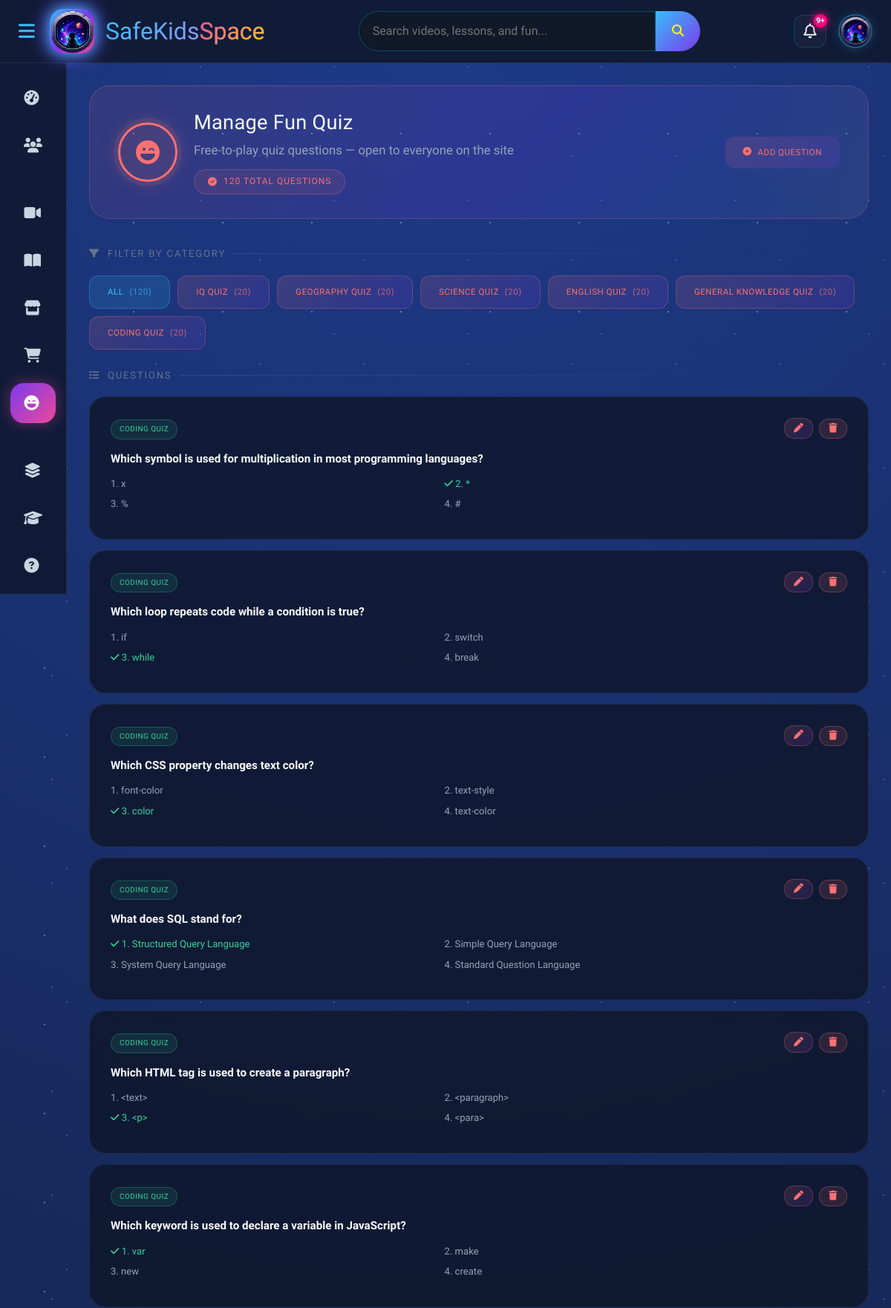
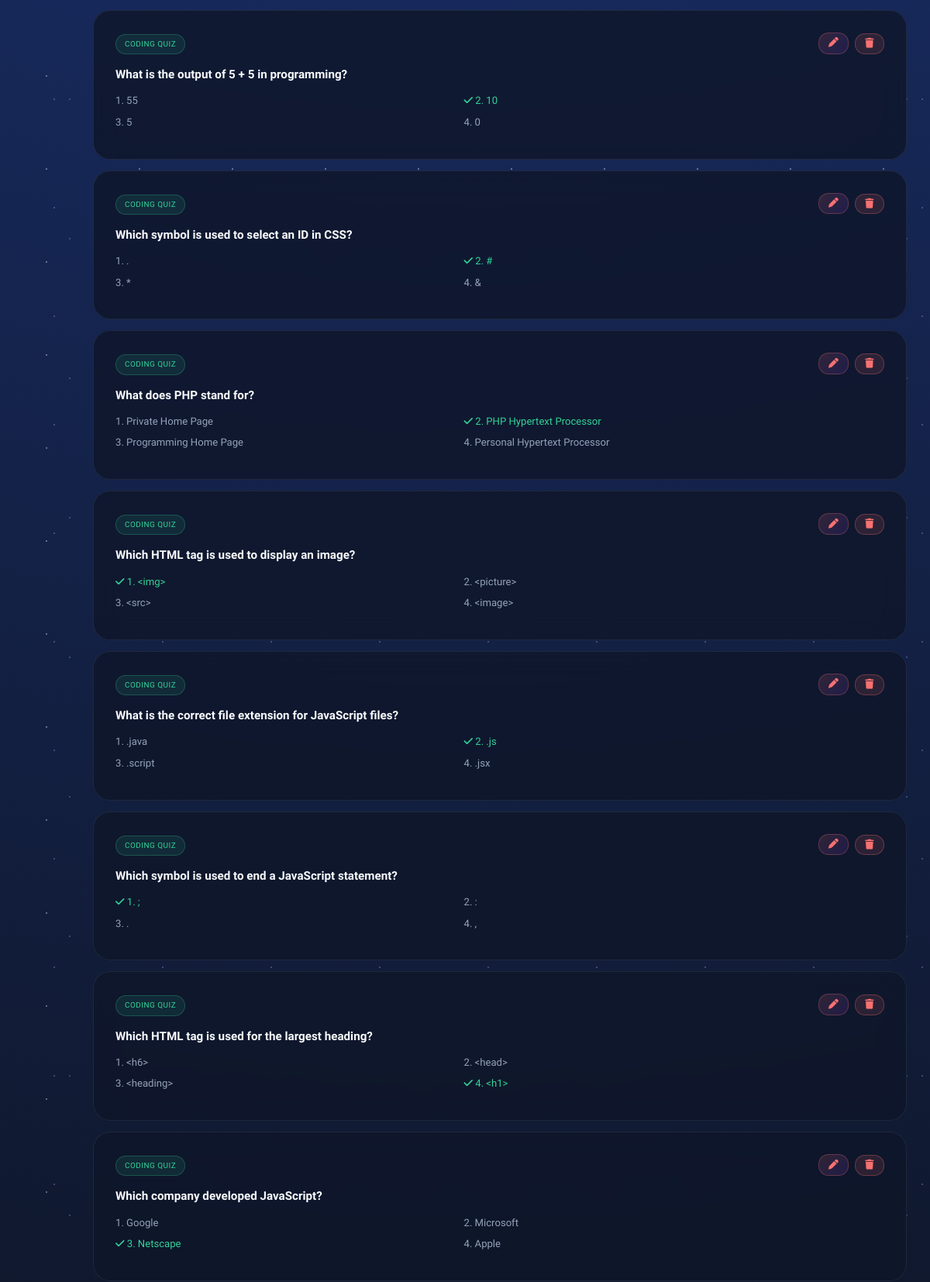
Screenshot of /admin/admin_fun_quiz.php (signed in, upper part) with the database file from the repository (2 pictures, top to bottom).
### tables this page shows
CREATE TABLE `questions` (
  `id` int(11) NOT NULL,
  `question` text NOT NULL,
  `option1` varchar(255) NOT NULL,
  `option2` varchar(255) NOT NULL,
  `option3` varchar(255) NOT NULL,
  `option4` varchar(255) NOT NULL,
  `correct_option` int(11) NOT NULL,
  `hint` text DEFAULT NULL,
  `category` varchar(50) DEFAULT NULL
);

### admin/admin_fun_quiz.php (the view, shortened to what this page needs)
<?php
require_once __DIR__ . '/../includes/db.php';
$fq_categories = [
    'iq'               => 'IQ Quiz',
    'geography'        => 'Geography Quiz',
    'science'          => 'Science Quiz',
    'english'          => 'English Quiz',
    'generalknowledge' => 'General Knowledge Quiz',
    'coding'           => 'Coding Quiz',
];
$selected_category = $_GET['category'] ?? 'all';
try {
    $counts_stmt = $pdo->query("SELECT category, COUNT(*) AS total FROM questions GROUP BY category");
    $category_counts = [];
    foreach ($counts_stmt->fetchAll() as $row) {
        $category_counts[$row['category']] = (int) $row['total'];
    }
} catch (PDOException $e) {
    $category_counts = [];
}
try {
    if ($selected_category === 'all') {
        $all_questions = $pdo->query("SELECT * FROM questions ORDER BY category ASC, id DESC")->fetchAll();
    } else {
        $q_stmt = $pdo->prepare("SELECT * FROM questions WHERE category = ? ORDER BY id DESC");
        $q_stmt->execute([$selected_category]);
        $all_questions = $q_stmt->fetchAll();
    }
} catch (PDOException $e) {
    $all_questions = [];
}
$total_questions = array_sum($category_counts);
?>
<!DOCTYPE html>
<html lang="en">
<head>
    <link href="https://cdn.jsdelivr.net/npm/bootstrap@5.3.3/dist/css/bootstrap.min.css" rel="stylesheet">
    <link rel="stylesheet" href="https://cdnjs.cloudflare.com/ajax/libs/font-awesome/6.5.2/css/all.min.css">
    <link rel="stylesheet" href="../assets/layout.css">
    <link rel="stylesheet" href="../assets/admin.css">
</head>
<body>
<?php include __DIR__ . '/../includes/admin_navbar.php'; ?>
<div class="main-content ad-wrap">
    <div class="ad-hero">
        <div class="ad-hero-left">
            <div class="ad-hero-icon"><i class="fa-solid fa-face-laugh-wink"></i></div>
            <div>
                <h1 class="ad-hero-title">Manage Fun Quiz</h1>
                <p class="ad-hero-sub">Free-to-play quiz questions — open to everyone on the site</p>
                <span class="ad-hero-badge"><i class="fa-solid fa-circle-check"></i> <?= $total_questions ?> Total Questions</span>
            </div>
        </div>
        <div class="ad-hero-right">
            <button type="button" class="ad-back-btn" id="openAddQuestionBtn" style="border:none; cursor:pointer;">
                <i class="fa-solid fa-circle-plus"></i> Add Question
            </button>
        </div>
    </div>
    <p class="ad-section-title"><i class="fa-solid fa-filter"></i> Filter by Category</p>
    <div style="display:flex; flex-wrap:wrap; gap:10px; margin-bottom:24px;">
        <a href="admin_fun_quiz.php" class="ad-back-btn" style="text-decoration:none; <?= $selected_category === 'all' ? 'background:rgba(56,189,248,.15); color:#38bdf8; border-color:rgba(56,189,248,.3);' : '' ?>">
            All <span style="opacity:.7;">(<?= $total_questions ?>)</span>
        </a>
        <?php foreach ($fq_categories as $slug => $label): ?>
            <a href="admin_fun_quiz.php?category=<?= $slug ?>" class="ad-back-btn" style="text-decoration:none; <?= $selected_category === $slug ? 'background:rgba(56,189,248,.15); color:#38bdf8; border-color:rgba(56,189,248,.3);' : '' ?>">
                <?= htmlspecialchars($label) ?> <span style="opacity:.7;">(<?= $category_counts[$slug] ?? 0 ?>)</span>
            </a>
        <?php endforeach; ?>
    </div>
    <p class="ad-section-title"><i class="fa-solid fa-list"></i> Questions</p>
    <?php if (empty($all_questions)): ?>
        <div class="ad-empty">
            <i class="fa-solid fa-circle-question"></i>
            <p>No questions found<?= $selected_category !== 'all' ? ' in this category' : '' ?>. Click "Add Question" to create one.</p>
        </div>
    <?php else: ?>
        <?php foreach ($all_questions as $q):
            $options = [1 => $q['option1'], 2 => $q['option2'], 3 => $q['option3'], 4 => $q['option4']];
        ?>
            <div class="ad-card" style="margin-bottom:14px;">
                <div style="display:flex; justify-content:space-between; align-items:flex-start; gap:14px; flex-wrap:wrap;">
                    <div style="flex:1; min-width:260px;">
                        <span class="ad-permission-pill ad-permission-approved" style="margin-bottom:8px; display:inline-block;">
                            <?= htmlspecialchars($fq_categories[$q['category']] ?? $q['category']) ?>
                        </span>
                        <p style="color:#f8fafc; font-weight:700; font-size:.95rem; margin:6px 0 10px;"><?= htmlspecialchars($q['question']) ?></p>
                        <div style="display:grid; grid-template-columns: repeat(2, 1fr); gap:6px; font-size:.82rem; margin-bottom:8px;">
                            <?php foreach ($options as $num => $opt): ?>
                                <span style="color:<?= $num == $q['correct_option'] ? '#34d399' : '#94a3b8' ?>;">
                                    <?php if ($num == $q['correct_option']): ?><i class="fa-solid fa-check"></i><?php endif; ?>
                                    <?= $num ?>. <?= htmlspecialchars($opt) ?>
                                </span>
                            <?php endforeach; ?>
                        </div>
                    </div>
                    <div style="display:flex; gap:8px; flex-shrink:0;">
                        <button type="button" class="ad-back-btn adm-edit-question-btn" style="padding:6px 12px; font-size:.8rem;"
                            data-id="<?= (int) $q['id'] ?>"
                            data-category="<?= htmlspecialchars($q['category'], ENT_QUOTES) ?>"
                            data-question="<?= htmlspecialchars($q['question'], ENT_QUOTES) ?>"
                            data-opt1="<?= htmlspecialchars($q['option1'], ENT_QUOTES) ?>"
                            data-opt2="<?= htmlspecialchars($q['option2'], ENT_QUOTES) ?>"
                            data-opt3="<?= htmlspecialchars($q['option3'], ENT_QUOTES) ?>"
                            data-opt4="<?= htmlspecialchars($q['option4'], ENT_QUOTES) ?>"
                            data-correct="<?= (int) $q['correct_option'] ?>"
                            data-hint="<?= htmlspecialchars($q['hint'] ?? '', ENT_QUOTES) ?>">
                            <i class="fa-solid fa-pen"></i>
                        </button>
                        <form action="admin_fun_quiz.php<?= $selected_category !== 'all' ? '?category=' . $selected_category : '' ?>" method="POST" class="ad-confirm-form" data-confirm-msg="Delete this question permanently?">
                            <button type="submit" class="ad-back-btn" style="padding:6px 12px; font-size:.8rem; background:rgba(248,113,113,.12); color:#f87171; border-color:rgba(248,113,113,.3);">
                                <i class="fa-solid fa-trash"></i>
                            </button>
                        </form>
                    </div>
                </div>
            </div>
        <?php endforeach; ?>
    <?php endif; ?>
</div>
</body>
</html>

### assets/admin.css (style rules this page uses)
.ad-wrap { padding: 40px 32px 72px; font-size: 1rem; line-height: 1.65; }
.ad-hero { background: linear-gradient(135deg, rgba(248,113,113,.10) 0%, rgba(124,58,237,.14) 55%, rgba(56,189,248,.08) 100%); border: 1px solid rgba(248,113,113,.25); border-radius: 28px; padding: 32px 38px; display: flex; align-items: center; justify-content: space-between; gap: 24px; margin-bottom: 36px; flex-wrap: wrap; position: relative; overflow: hidden; }
.ad-hero::after { content: ''; position: absolute; inset: 0; border-radius: 28px; background: linear-gradient(105deg, transparent 40%, rgba(248,113,113,.05) 50%, transparent 60%); background-size: 200% 100%; animation: ad-shimmer 4s ease-in-out infinite; pointer-events: none; }
.ad-hero-left { display: flex; align-items: center; gap: 22px; position: relative; z-index: 1; }
.ad-hero-icon { width: 80px; height: 80px; border-radius: 50%; border: 3px solid #f87171; background: rgba(248,113,113,.10); display: flex; align-items: center; justify-content: center; font-size: 2rem; color: #f87171; box-shadow: 0 0 0 6px rgba(248,113,113,.10), 0 0 26px rgba(248,113,113,.25); flex-shrink: 0; }
.ad-hero-title { font-family: 'Orbitron', sans-serif; font-size: 1.7rem; color: #f8fafc; margin: 0 0 6px; letter-spacing: .3px; line-height: 1.3; }
.ad-hero-sub { font-size: 1.05rem; color: #94a3b8; margin: 0 0 12px; line-height: 1.6; }
.ad-hero-badge { display: inline-flex; align-items: center; gap: 8px; background: rgba(248,113,113,.10); border: 1px solid rgba(248,113,113,.28); color: #f87171; font-family: 'Orbitron', sans-serif; font-size: .75rem; letter-spacing: 1px; padding: 6px 18px; border-radius: 40px; text-transform: uppercase; }
.ad-hero-right { position: relative; z-index: 1; }
.ad-back-btn { display: inline-flex; align-items: center; gap: 8px; padding: 12px 24px; border-radius: 13px; background: linear-gradient(135deg, rgba(248,113,113,.15), rgba(124,58,237,.15)); border: 1px solid rgba(248,113,113,.28); color: #f87171; font-family: 'Orbitron', sans-serif; font-size: .72rem; letter-spacing: .5px; text-decoration: none; text-transform: uppercase; transition: background .25s, box-shadow .25s, transform .25s; }
.ad-section-title { font-family: 'Orbitron', sans-serif; font-size: .82rem; letter-spacing: 1.8px; text-transform: uppercase; color: #64748b; margin: 0 0 18px; display: flex; align-items: center; gap: 10px; }
.ad-section-title::after { content: ''; flex: 1; height: 1px; background: linear-gradient(90deg, rgba(255,255,255,.10), transparent); }
.ad-card { background: rgba(15,23,42,.82); border: 1px solid rgba(255,255,255,.07); border-radius: 22px; padding: 28px; backdrop-filter: blur(14px); -webkit-backdrop-filter: blur(14px); height: 100%; transition: border-color .25s ease, box-shadow .25s ease; }
.ad-permission-pill { font-family: 'Orbitron', sans-serif; font-size: .62rem; padding: 4px 11px; border-radius: 20px; letter-spacing: .5px; text-transform: uppercase; display: inline-block; }
.ad-permission-approved { background: rgba(52,211,153,.10); color: #34d399; border: 1px solid rgba(52,211,153,.25); }
.ad-section-title { scroll-margin-top: 100px; }

### includes/admin_navbar.php (style rules this page uses)
.main-content, .galaxy-footer { transition: none !important; }

### rows the page displays
questions: category "CODING QUIZ", question "Which symbol is used for multiplication in most programming languages?", num "1", option1 "x", num "2", option2 "*", num "3", option3 "%", num "4", option4 "#"
questions: category "CODING QUIZ", question "Which loop repeats code while a condition is true?", num "1", option1 "if", num "2", option2 "switch", num "3", option3 "while", num "4", option4 "break"
questions: category "CODING QUIZ", question "Which CSS property changes text color?", num "1", option1 "font-color", num "2", option2 "text-style", num "3", option3 "color", num "4", option4 "text-color"
questions: category "CODING QUIZ", question "What does SQL stand for?", num "1", option1 "Structured Query Language", num "2", option2 "Simple Query Language", num "3", option3 "System Query Language", num "4", option4 "Standard Question Language"
questions: category "CODING QUIZ", question "Which HTML tag is used to create a paragraph?", num "1", option1 "<text>", num "2", option2 "<paragraph>", num "3", option3 "<p>", num "4", option4 "<para>"
questions: category "CODING QUIZ", question "Which keyword is used to declare a variable in JavaScript?", num "1", option1 "var", num "2", option2 "make", num "3", option3 "new", num "4", option4 "create"
questions: category "CODING QUIZ", question "What is the output of 5 + 5 in programming?", num "1", option1 "55", num "2", option2 "10", num "3", option3 "5", num "4", option4 "0"
questions: category "CODING QUIZ", question "Which symbol is used to select an ID in CSS?", num "1", option1 ".", num "2", option2 "#", num "3", option3 "*", num "4", option4 "&"
questions: category "CODING QUIZ", question "What does PHP stand for?", num "1", option1 "Private Home Page", num "2", option2 "PHP Hypertext Processor", num "3", option3 "Programming Home Page", num "4", option4 "Personal Hypertext Processor"
questions: category "CODING QUIZ", question "Which HTML tag is used to display an image?", num "1", option1 "<img>", num "2", option2 "<picture>", num "3", option3 "<src>", num "4", option4 "<image>"
questions: category "CODING QUIZ", question "What is the correct file extension for JavaScript files?", num "1", option1 ".java", num "2", option2 ".js", num "3", option3 ".script", num "4", option4 ".jsx"
questions: category "CODING QUIZ", question "Which symbol is used to end a JavaScript statement?", num "1", option1 ";", num "2", option2 ":", num "3", option3 ".", num "4", option4 ","
questions: category "CODING QUIZ", question "Which HTML tag is used for the largest heading?", num "1", option1 "<h6>", num "2", option2 "<head>", num "3", option3 "<heading>", num "4", option4 "<h1>"
questions: category "CODING QUIZ", question "Which company developed JavaScript?", num "1", option1 "Google", num "2", option2 "Microsoft", num "3", option3 "Netscape", num "4", option4 "Apple"

### other values shown
$total_questions "120"
$label "IQ QUIZ"
$category_counts[$slug] "20"
$label "GEOGRAPHY QUIZ"
$label "SCIENCE QUIZ"
$label "ENGLISH QUIZ"
$label "GENERAL KNOWLEDGE QUIZ"
$label "CODING QUIZ"
